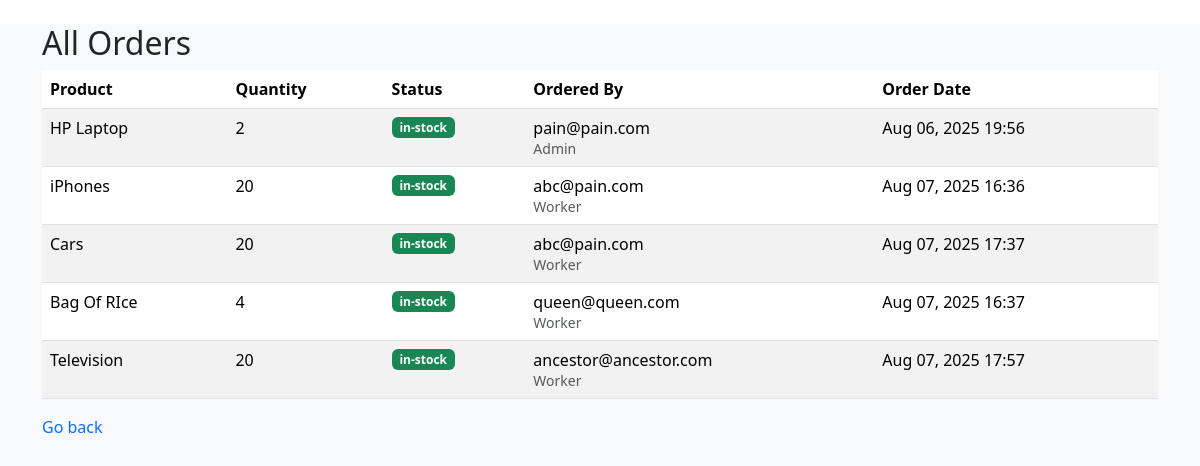
Page /orders/ (signed in) on the committed database.
### core/models.py (models this page shows, shortened)
class OrdersModel(models.Model):
    product_name = models.ForeignKey(ProductModel, null=False, blank=False, on_delete=models.CASCADE)
    quantity = models.PositiveIntegerField()
    ordered_by = models.ForeignKey(User, on_delete=models.CASCADE)
    ordered_at = models.DateTimeField(auto_now_add=True)

class ProductModel(models.Model):
    class ProductStatus(models.TextChoices):
        IN_STOCK= 'in-stock', 'In-Stock'
        OUT_OF_STOCK = 'out-of-stock', 'Out-of-stock'
        PREORDER= 'preorder', 'Preorder'
        LOWSTOCK = 'lowstock', 'Lowstock'
    name = models.CharField(
    unique=True,
    max_length=100,
    validators=[
        no_leading_space_validator,
        MinLengthValidator(3)
    ],
    error_messages={
        'unique': "This product name already exists.",
    }
)
    status = models.CharField(12, choices=ProductStatus.choices, default=ProductStatus.IN_STOCK)
    quantity = models.PositiveIntegerField()
    price = models.DecimalField(max_digits=10, decimal_places=2)
    timestamp = models.DateTimeField(auto_now_add=True, editable=False)
    class Meta:
        ordering = ['-timestamp']

### users/models.py (models this page shows, shortened)
class User(AbstractUser):
    class UserType(models.TextChoices):
        ADMIN = 'admin', 'Admin'
        WORKER = 'worker', 'Worker'
    username = None
    email = models.EmailField(unique=True, blank= False, null= False, max_length=100)
    role = models.CharField(max_length=10, choices=UserType.choices)
    USERNAME_FIELD = 'email'
    REQUIRED_FIELDS = []
    objects = CustomUserManager()

### core/views.py (the view)
# urls.py: path('orders/', ShowOrdertoAdmin.as_view(), name='orders'),
class ShowOrdertoAdmin(LoginRequiredMixin, UserPassesTestMixin, ListView):
    template_name = 'dashboard/show-order.html'
    model = OrdersModel
    context_object_name = 'orders'
    def test_func(self):
        return self.request.user.role == 'admin'
    def get_queryset(self):
        return OrdersModel.objects.select_related('product_name', 'ordered_by').order_by('ordered_by')

### templates/dashboard/show-order.html
{% extends "base/layout.html" %}
{% block body %}
{% include "dashboard/partial-orders.html" %}
{% endblock body %}

### templates/dashboard/partial-orders.html
{% extends "base/layout.html" %}
{% block body %}
<div class="container mt-4">
    <h2>All Orders</h2>
    {% if orders %}
        <div class="table-responsive">
            <table class="table table-striped">
                <thead>
                    <tr>
                        <th>Product</th>
                        <th>Quantity</th>
                        <th>Status</th>
                        <th>Ordered By</th>
                        <th>Order Date</th>
                    </tr>
                </thead>
                <tbody>
                    {% for order in orders %}
                    <tr>
                        <td>{{ order.product_name.name }}</td>
                        <td>{{ order.quantity }}</td>
                        <td>
                            <span class="badge bg-success">{{ order.product_name.status }}</span>
                        </td>
                        <td>
                            {{ order.ordered_by.email }}
                            <small class="text-muted d-block">{{ order.ordered_by.role|title }}</small>
                        </td>
                        <td>{{ order.ordered_at|date:"M d, Y H:i" }}</td>
                    </tr>
                    {% endfor %}
                </tbody>
            </table>
        </div>
    {% else %}
        <div class="alert alert-info">
            <i class="bi bi-info-circle"></i> No orders found.
        </div>
    {% endif %}
    <a href="{% url 'admin-dashboard' %}" class="text-decoration-none bg-blue">Go back</a>
</div>
{% endblock body %}

### static/css/styles.css (style rules this page uses)
* { padding: 0; margin: 0; }

### rows in the picture
OrdersModel: product_name.name "HP Laptop", quantity "2", product_name.status "in-stock", ordered_by.email "pain@pain.com", ordered_by.role "Admin", ordered_at "Aug 06, 2025 19:56"
OrdersModel: product_name.name "iPhones", quantity "20", product_name.status "in-stock", ordered_by.email "abc@pain.com", ordered_by.role "Worker", ordered_at "Aug 07, 2025 16:36"
OrdersModel: product_name.name "Cars", quantity "20", product_name.status "in-stock", ordered_by.email "abc@pain.com", ordered_by.role "Worker", ordered_at "Aug 07, 2025 17:37"
OrdersModel: product_name.name "Bag Of RIce", quantity "4", product_name.status "in-stock", ordered_by.email "queen@queen.com", ordered_by.role "Worker", ordered_at "Aug 07, 2025 16:37"
OrdersModel: product_name.name "Television", quantity "20", product_name.status "in-stock", ordered_by.email "ancestor@ancestor.com", ordered_by.role "Worker", ordered_at "Aug 07, 2025 17:57"
